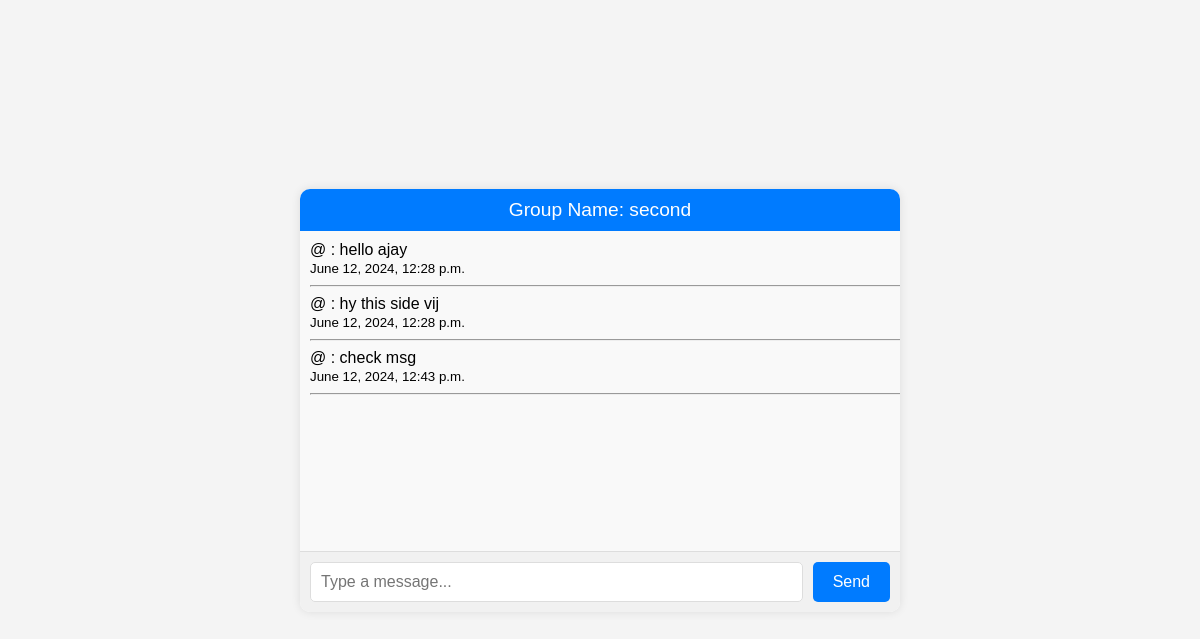
/second/, run on an earlier commit of the app's database.
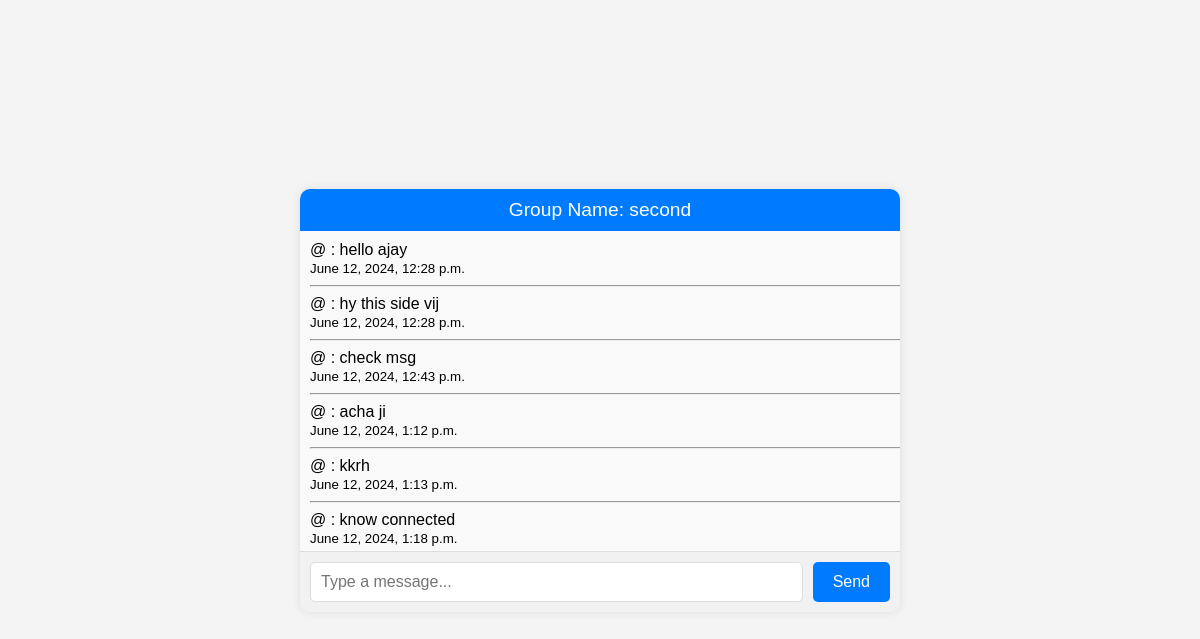
And on a later commit of the database.
### chat_project/apps/chat_app/models.py (models this page shows)
class ChatModel(models.Model):
    user = models.ForeignKey(User, on_delete=models.CASCADE)
    content = models.CharField(max_length=50)
    timestamp = models.DateTimeField(auto_now=True)
    group = models.ForeignKey(GroupModel, on_delete=models.CASCADE)
    class Meta:
        app_label = 'chat_app'

### chat_project/apps/chat_app/views.py (the view)
# urls.py: path('<str:group_name>/', views.index, name='index'),
def index(request,group_name):
    print('Group name ', group_name)
    group = GroupModel.objects.filter(name=group_name).first()
    chats = []
    if group:
        chats = ChatModel.objects.filter(group = group)
    else:
        group = GroupModel.objects.create(name=group_name)
        group.save()
    return render(request, 'index.html',{'group_name':group_name,'chats':chats})

### chat_project/templates/index.html (shortened to what this page needs)
<!DOCTYPE html>
<html lang="en">
<head>
</head>
<body>
    <div class="chat-container">
        <div class="chat-header">
            Group Name: {{ group_name }}
        </div>
        <div id="chat-log" class="chat-log">
            {% for chat in chats %}
            <div class="chat-line" id="chat-line">
                    @{{chat.user}} : {{chat.content}} <br> <small>{{chat.timestamp}}</small>
                    <hr>
            </div>
            {% endfor %}
        </div>
        <div class="chat-input-container">
            <input id="chat-message-input" type="text" placeholder="Type a message...">
            <input id="chat-message-submit" type="button" value="Send">
        </div>
    </div>
</body>
</html>

What changed in the data, as far as the page shows it:
added ChatModel: content "acha ji", timestamp "June 12, 2024, 1:12 p.m."
added ChatModel: content "kkrh", timestamp "June 12, 2024, 1:13 p.m."
added ChatModel: content "know connected", timestamp "June 12, 2024, 1:18 p.m."
